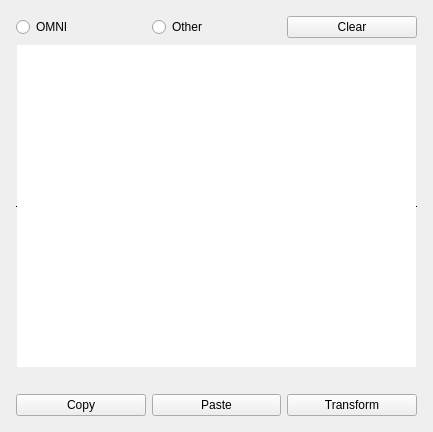
<?xml version="1.0" encoding="UTF-8"?>
<ui version="4.0">
 <class>Widget</class>
 <widget class="QWidget" name="Widget">
  <property name="geometry">
   <rect>
    <x>0</x>
    <y>0</y>
    <width>433</width>
    <height>432</height>
   </rect>
  </property>
  <property name="sizePolicy">
   <sizepolicy hsizetype="Preferred" vsizetype="Preferred">
    <horstretch>0</horstretch>
    <verstretch>0</verstretch>
   </sizepolicy>
  </property>
  <property name="windowTitle">
   <string>Load Maker</string>
  </property>
  <property name="windowIcon">
   <iconset>
    <normaloff>../style/cnu.ico</normaloff>../style/cnu.ico</iconset>
  </property>
  <layout class="QGridLayout" name="gridLayout_2">
   <item row="0" column="0">
    <widget class="QFrame" name="gridFrame">
     <property name="sizePolicy">
      <sizepolicy hsizetype="Expanding" vsizetype="Expanding">
       <horstretch>1</horstretch>
       <verstretch>1</verstretch>
      </sizepolicy>
     </property>
     <layout class="QGridLayout" name="gridLayout">
      <property name="leftMargin">
       <number>5</number>
      </property>
      <property name="topMargin">
       <number>5</number>
      </property>
      <property name="rightMargin">
       <number>5</number>
      </property>
      <property name="bottomMargin">
       <number>5</number>
      </property>
      <item row="0" column="0">
       <layout class="QVBoxLayout" name="verticalLayout">
        <item>
         <layout class="QHBoxLayout" name="horizontalLayout">
          <item>
           <widget class="QRadioButton" name="OMNI">
            <property name="text">
             <string>OMNI</string>
            </property>
           </widget>
          </item>
          <item>
           <widget class="QRadioButton" name="Other">
            <property name="text">
             <string>Other</string>
            </property>
           </widget>
          </item>
          <item>
           <widget class="QPushButton" name="Clear">
            <property name="text">
             <string>Clear</string>
            </property>
           </widget>
          </item>
         </layout>
        </item>
        <item>
         <widget class="QPlainTextEdit" name="LoadText">
          <property name="frameShape">
           <enum>QFrame::HLine</enum>
          </property>
          <property name="frameShadow">
           <enum>QFrame::Plain</enum>
          </property>
          <property name="lineWidth">
           <number>1</number>
          </property>
         </widget>
        </item>
        <item>
         <spacer name="verticalSpacer">
          <property name="orientation">
           <enum>Qt::Vertical</enum>
          </property>
          <property name="sizeType">
           <enum>QSizePolicy::Minimum</enum>
          </property>
          <property name="sizeHint" stdset="0">
           <size>
            <width>20</width>
            <height>20</height>
           </size>
          </property>
         </spacer>
        </item>
        <item>
         <layout class="QHBoxLayout" name="horizontalLayout_2">
          <item>
           <widget class="QPushButton" name="Copy">
            <property name="text">
             <string>Copy</string>
            </property>
           </widget>
          </item>
          <item>
           <widget class="QPushButton" name="Paste">
            <property name="text">
             <string>Paste</string>
            </property>
           </widget>
          </item>
          <item>
           <widget class="QPushButton" name="Transform">
            <property name="minimumSize">
             <size>
              <width>0</width>
              <height>0</height>
             </size>
            </property>
            <property name="text">
             <string>Transform</string>
            </property>
           </widget>
          </item>
         </layout>
        </item>
       </layout>
      </item>
     </layout>
    </widget>
   </item>
  </layout>
 </widget>
 <resources/>
 <connections/>
</ui>
